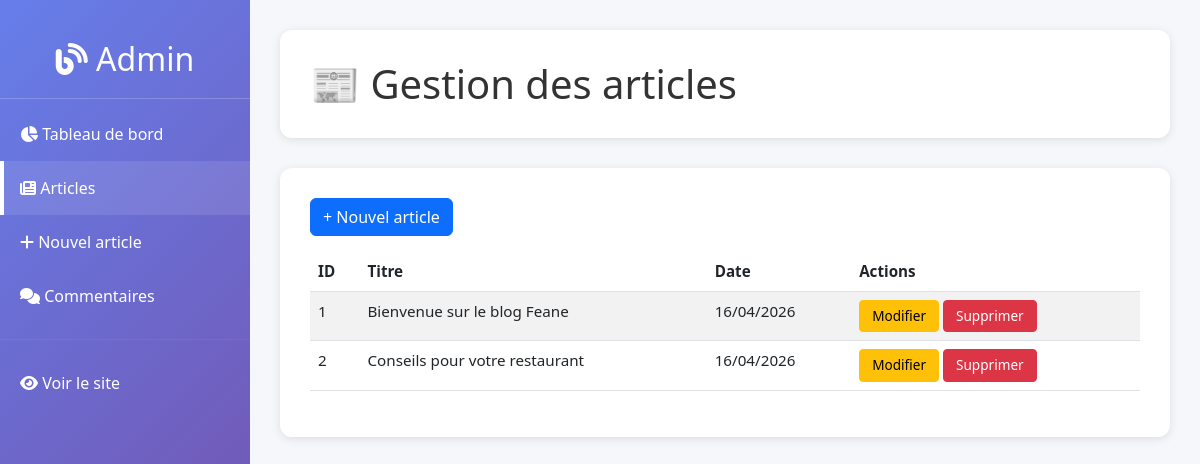
Screenshot of /blogMVC/View/BackOffice/admin.php?action=articles with the database file from the repository.
### tables this page shows
CREATE TABLE IF NOT EXISTS `articles` (
  `id` INT UNSIGNED NOT NULL AUTO_INCREMENT,
  `title` VARCHAR(255) NOT NULL,
  `content` TEXT NOT NULL,
  `created_at` TIMESTAMP NOT NULL DEFAULT CURRENT_TIMESTAMP,
  PRIMARY KEY (`id`)
);

### blogMVC/Controller/BlogController.php (called while the page is built, shortened)
<?php
require_once __DIR__ . '/../config.php';
require_once __DIR__ . '/../Model/Blog.php';
class BlogController
{
    private $blog;
    public function __construct(Blog $blog)
    {
        $this->blog = $blog;
    }
    public function getAllArticles(): array
    {
        return $this->blog->getAllArticles();
    }
}

### blogMVC/Model/Blog.php (called while the page is built, shortened)
<?php
class Blog
{
    private $pdo;
    public function __construct(PDO $pdo, ?int $id = null)
    {
        $this->pdo = $pdo;
    }
    public function getAllArticles(): array
    {
        try {
            $stmt = $this->pdo->query('SELECT * FROM articles ORDER BY created_at DESC');
            return $stmt->fetchAll(PDO::FETCH_ASSOC);
        } catch (PDOException $e) {
            throw new Exception('Erreur lors de la récupération des articles: ' . $e->getMessage());
        }
    }
}

### blogMVC/config.php (called while the page is built, shortened)
<?php
function h($value): string
{
    return htmlspecialchars($value, ENT_QUOTES, 'UTF-8');
}

### blogMVC/View/BackOffice/admin.php (the view, shortened to what this page needs)
<?php
require_once __DIR__ . '/../../config.php';
require_once __DIR__ . '/../../Model/Blog.php';
require_once __DIR__ . '/../../Controller/BlogController.php';
$blog = new Blog($pdo);
$controller = new BlogController($blog);
$action = $_GET['action'] ?? 'dashboard';
$stats = $controller->getStats();
$articles = $controller->getAllArticles();
?>
<!DOCTYPE html>
<html lang="fr">
<head>
    <link rel="stylesheet" href="https://cdnjs.cloudflare.com/ajax/libs/bootstrap/5.3.0/css/bootstrap.min.css">
    <link rel="stylesheet" href="https://cdnjs.cloudflare.com/ajax/libs/font-awesome/6.4.0/css/all.min.css">
</head>
<body>
    <div class="sidebar">
        <h2><i class="fas fa-blog"></i> Admin</h2>
        <a href="admin.php" class="<?php echo $action === 'dashboard' ? 'active' : ''; ?>">
            <i class="fas fa-chart-pie"></i> Tableau de bord
        </a>
        <a href="admin.php?action=articles" class="<?php echo $action === 'articles' ? 'active' : ''; ?>">
            <i class="fas fa-newspaper"></i> Articles
        </a>
        <a href="admin.php?action=add" class="<?php echo $action === 'add' ? 'active' : ''; ?>">
            <i class="fas fa-plus"></i> Nouvel article
        </a>
        <a href="admin.php?action=comments" class="<?php echo $action === 'comments' ? 'active' : ''; ?>">
            <i class="fas fa-comments"></i> Commentaires
        </a>
        <hr style="border-color: rgba(255,255,255,0.2);">
        <a href="../FrontOffice/index.php" target="_blank">
            <i class="fas fa-eye"></i> Voir le site
        </a>
    </div>
    <div class="main-content">
        <?php if ($action === 'dashboard'): ?>
            <div class="header">
                <h1>📊 Tableau de bord</h1>
            </div>
            <div class="stats">
                <div class="stat-card">
                    <div class="number"><?php echo $stats['articles_count']; ?></div>
                    <div class="label">Articles publiés</div>
                </div>
                <div class="stat-card">
                    <div class="number"><?php echo $stats['comments_count']; ?></div>
                    <div class="label">Commentaires</div>
                </div>
            </div>
        <?php elseif ($action === 'articles'): ?>
            <div class="header">
                <h1>📰 Gestion des articles</h1>
            </div>
            <div class="content-card">
                <a href="admin.php?action=add" class="btn btn-primary mb-3">+ Nouvel article</a>
                <table class="table table-striped">
                    <thead>
                        <tr>
                            <th>ID</th>
                            <th>Titre</th>
                            <th>Date</th>
                            <th>Actions</th>
                        </tr>
                    </thead>
                    <tbody>
                        <?php foreach ($articles as $article): ?>
                            <tr>
                                <td><?php echo $article['id']; ?></td>
                                <td><?php echo h(substr($article['title'], 0, 50)); ?></td>
                                <td><?php echo date('d/m/Y', strtotime($article['created_at'])); ?></td>
                                <td>
                                    <a href="admin.php?action=edit&id=<?php echo $article['id']; ?>" class="btn btn-sm btn-warning">Modifier</a>
                                    <a href="admin.php?action=delete_article&id=<?php echo $article['id']; ?>" class="btn btn-sm btn-danger" onclick="return confirm('Confirmer la suppression?')">Supprimer</a>
                                </td>
                            </tr>
                        <?php endforeach; ?>
                    </tbody>
                </table>
            </div>
        <?php endif; ?>
    </div>
</body>
</html>

### blogMVC/View/BackOffice/admin.php (style rules this page uses)
body { background: #f5f7fa; }
.sidebar { background: linear-gradient(135deg, #667eea 0%, #764ba2 100%); min-height: 100vh; position: fixed; left: 0; top: 0; width: 250px; padding: 20px 0; color: white; }
.sidebar h2 { padding: 20px; text-align: center; border-bottom: 1px solid rgba(255,255,255,0.2); }
.sidebar a { display: block; padding: 15px 20px; color: white; text-decoration: none; transition: background 0.3s; }
.sidebar a:hover, .sidebar a.active { background: rgba(255,255,255,0.1); border-left: 4px solid white; padding-left: 16px; }
.main-content { margin-left: 250px; padding: 30px; }
.header { background: white; padding: 30px; border-radius: 12px; margin-bottom: 30px; box-shadow: 0 2px 10px rgba(0,0,0,0.1); }
.header h1 { color: #333; margin: 0; }
.content-card { background: white; padding: 30px; border-radius: 12px; box-shadow: 0 2px 10px rgba(0,0,0,0.1); }
table { font-size: 0.95rem; }
.btn-sm { padding: 5px 12px; font-size: 0.85rem; }

### rows the page displays
articles: id "1", title "Bienvenue sur le blog Feane", created_at "16/04/2026"
articles: id "2", title "Conseils pour votre restaurant", created_at "16/04/2026"
